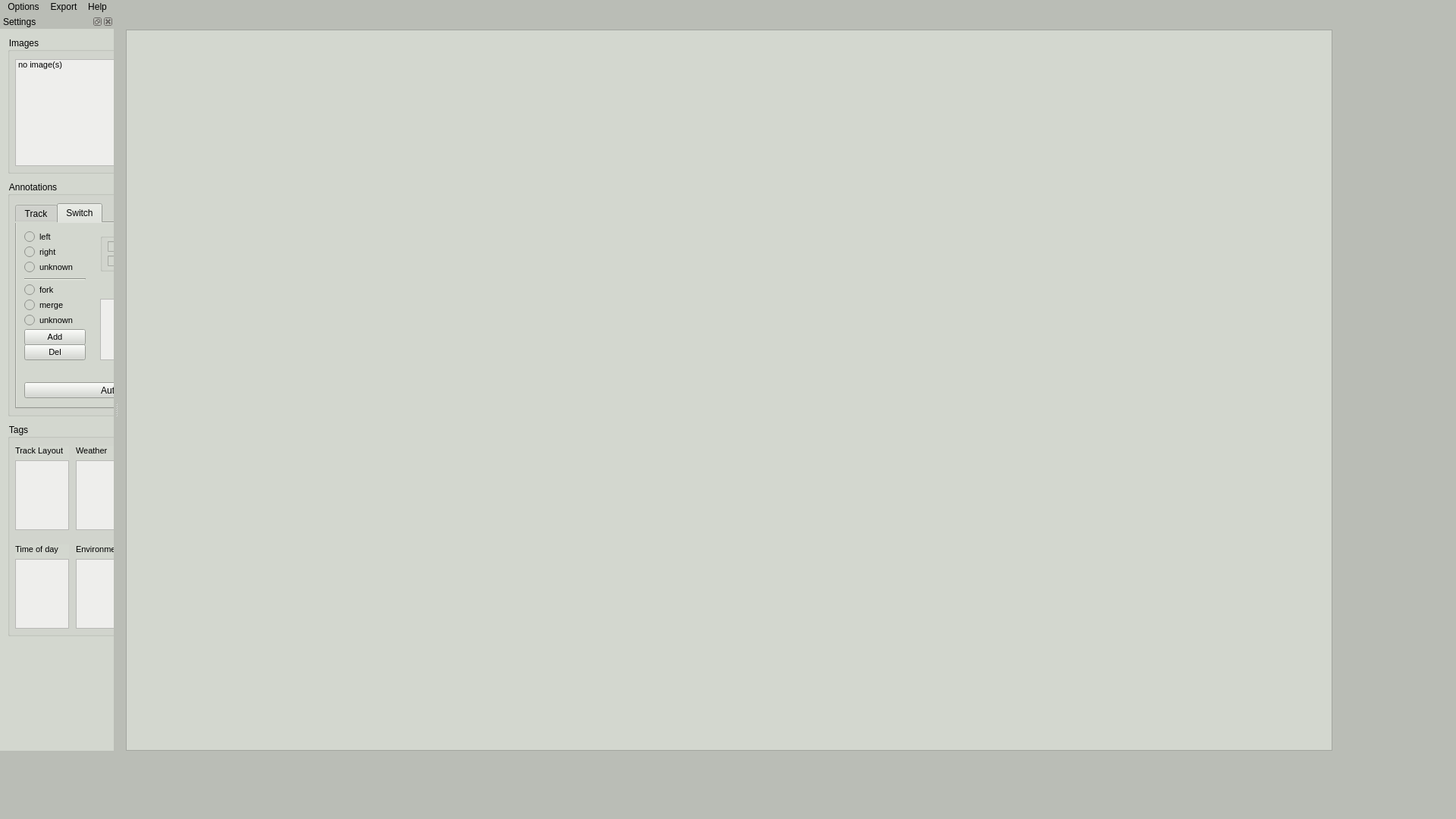
<?xml version="1.0" encoding="UTF-8"?>
<ui version="4.0">
 <class>MainWindow</class>
 <widget class="QMainWindow" name="MainWindow">
  <property name="geometry">
   <rect>
    <x>0</x>
    <y>0</y>
    <width>1920</width>
    <height>1080</height>
   </rect>
  </property>
  <property name="windowTitle">
   <string>testGUI</string>
  </property>
  <property name="styleSheet">
   <string notr="true">background-color: rgb(186, 189, 182);</string>
  </property>
  <property name="dockNestingEnabled">
   <bool>false</bool>
  </property>
  <widget class="QWidget" name="centralwidget">
   <widget class="ImageViewer" name="graphicsView">
    <property name="geometry">
     <rect>
      <x>10</x>
      <y>20</y>
      <width>1591</width>
      <height>951</height>
     </rect>
    </property>
    <property name="styleSheet">
     <string notr="true">border-color: rgb(0, 0, 0);
background-color: rgb(211, 215, 207);</string>
    </property>
    <property name="sizeAdjustPolicy">
     <enum>QAbstractScrollArea::AdjustToContentsOnFirstShow</enum>
    </property>
   </widget>
  </widget>
  <widget class="QMenuBar" name="menubar">
   <property name="geometry">
    <rect>
     <x>0</x>
     <y>0</y>
     <width>1920</width>
     <height>22</height>
    </rect>
   </property>
   <widget class="QMenu" name="menuOptions">
    <property name="title">
     <string>Options</string>
    </property>
    <addaction name="actionLoad_Chunk"/>
    <addaction name="actionLoad_Annotations_Path"/>
    <addaction name="actionLoad_Camera_Path"/>
    <addaction name="actionLoad_Images_Path"/>
    <addaction name="separator"/>
    <addaction name="actionShow_Settings"/>
    <addaction name="separator"/>
    <addaction name="actionExit"/>
   </widget>
   <widget class="QMenu" name="menuHelp">
    <property name="title">
     <string>Help</string>
    </property>
    <addaction name="actionSee_Shortcuts"/>
   </widget>
   <widget class="QMenu" name="menuSegmentation">
    <property name="title">
     <string>Export</string>
    </property>
    <addaction name="actionGenerate_Segmentation_Masks"/>
   </widget>
   <addaction name="menuOptions"/>
   <addaction name="menuSegmentation"/>
   <addaction name="menuHelp"/>
  </widget>
  <widget class="QStatusBar" name="statusbar">
   <widget class="QLabel" name="label_info_mousepos_active">
    <property name="geometry">
     <rect>
      <x>10</x>
      <y>90</y>
      <width>251</width>
      <height>16</height>
     </rect>
    </property>
    <property name="font">
     <font>
      <pointsize>10</pointsize>
     </font>
    </property>
    <property name="text">
     <string>None</string>
    </property>
   </widget>
   <widget class="QLabel" name="label_info_status_active">
    <property name="geometry">
     <rect>
      <x>10</x>
      <y>50</y>
      <width>251</width>
      <height>16</height>
     </rect>
    </property>
    <property name="font">
     <font>
      <pointsize>10</pointsize>
     </font>
    </property>
    <property name="text">
     <string>None</string>
    </property>
   </widget>
  </widget>
  <widget class="QDockWidget" name="dockWidget">
   <property name="enabled">
    <bool>true</bool>
   </property>
   <property name="sizePolicy">
    <sizepolicy hsizetype="Expanding" vsizetype="MinimumExpanding">
     <horstretch>0</horstretch>
     <verstretch>0</verstretch>
    </sizepolicy>
   </property>
   <property name="minimumSize">
    <size>
     <width>150</width>
     <height>150</height>
    </size>
   </property>
   <property name="maximumSize">
    <size>
     <width>1920</width>
     <height>971</height>
    </size>
   </property>
   <property name="palette">
    <palette>
     <active>
      <colorrole role="WindowText">
       <brush brushstyle="SolidPattern">
        <color alpha="255">
         <red>0</red>
         <green>0</green>
         <blue>0</blue>
        </color>
       </brush>
      </colorrole>
      <colorrole role="Button">
       <brush brushstyle="SolidPattern">
        <color alpha="255">
         <red>211</red>
         <green>215</green>
         <blue>207</blue>
        </color>
       </brush>
      </colorrole>
      <colorrole role="Light">
       <brush brushstyle="SolidPattern">
        <color alpha="255">
         <red>255</red>
         <green>51</green>
         <blue>51</blue>
        </color>
       </brush>
      </colorrole>
      <colorrole role="Midlight">
       <brush brushstyle="SolidPattern">
        <color alpha="255">
         <red>229</red>
         <green>25</green>
         <blue>25</blue>
        </color>
       </brush>
      </colorrole>
      <colorrole role="Dark">
       <brush brushstyle="SolidPattern">
        <color alpha="255">
         <red>102</red>
         <green>0</green>
         <blue>0</blue>
        </color>
       </brush>
      </colorrole>
      <colorrole role="Mid">
       <brush brushstyle="SolidPattern">
        <color alpha="255">
         <red>136</red>
         <green>0</green>
         <blue>0</blue>
        </color>
       </brush>
      </colorrole>
      <colorrole role="Text">
       <brush brushstyle="SolidPattern">
        <color alpha="255">
         <red>0</red>
         <green>0</green>
         <blue>0</blue>
        </color>
       </brush>
      </colorrole>
      <colorrole role="BrightText">
       <brush brushstyle="SolidPattern">
        <color alpha="255">
         <red>255</red>
         <green>255</green>
         <blue>255</blue>
        </color>
       </brush>
      </colorrole>
      <colorrole role="ButtonText">
       <brush brushstyle="SolidPattern">
        <color alpha="255">
         <red>0</red>
         <green>0</green>
         <blue>0</blue>
        </color>
       </brush>
      </colorrole>
      <colorrole role="Base">
       <brush brushstyle="SolidPattern">
        <color alpha="255">
         <red>211</red>
         <green>215</green>
         <blue>207</blue>
        </color>
       </brush>
      </colorrole>
      <colorrole role="Window">
       <brush brushstyle="SolidPattern">
        <color alpha="255">
         <red>211</red>
         <green>215</green>
         <blue>207</blue>
        </color>
       </brush>
      </colorrole>
      <colorrole role="Shadow">
       <brush brushstyle="SolidPattern">
        <color alpha="255">
         <red>0</red>
         <green>0</green>
         <blue>0</blue>
        </color>
       </brush>
      </colorrole>
      <colorrole role="AlternateBase">
       <brush brushstyle="SolidPattern">
        <color alpha="255">
         <red>229</red>
         <green>127</green>
         <blue>127</blue>
        </color>
       </brush>
      </colorrole>
      <colorrole role="ToolTipBase">
       <brush brushstyle="SolidPattern">
        <color alpha="255">
         <red>255</red>
         <green>255</green>
         <blue>220</blue>
        </color>
       </brush>
      </colorrole>
      <colorrole role="ToolTipText">
       <brush brushstyle="SolidPattern">
        <color alpha="255">
         <red>0</red>
         <green>0</green>
         <blue>0</blue>
        </color>
       </brush>
      </colorrole>
      <colorrole role="PlaceholderText">
       <brush brushstyle="NoBrush">
        <color alpha="128">
         <red>0</red>
         <green>0</green>
         <blue>0</blue>
        </color>
       </brush>
      </colorrole>
     </active>
     <inactive>
      <colorrole role="WindowText">
       <brush brushstyle="SolidPattern">
        <color alpha="255">
         <red>0</red>
         <green>0</green>
         <blue>0</blue>
        </color>
       </brush>
      </colorrole>
      <colorrole role="Button">
       <brush brushstyle="SolidPattern">
        <color alpha="255">
         <red>211</red>
         <green>215</green>
         <blue>207</blue>
        </color>
       </brush>
      </colorrole>
      <colorrole role="Light">
       <brush brushstyle="SolidPattern">
        <color alpha="255">
         <red>255</red>
         <green>51</green>
         <blue>51</blue>
        </color>
       </brush>
      </colorrole>
      <colorrole role="Midlight">
       <brush brushstyle="SolidPattern">
        <color alpha="255">
         <red>229</red>
         <green>25</green>
         <blue>25</blue>
        </color>
       </brush>
      </colorrole>
      <colorrole role="Dark">
       <brush brushstyle="SolidPattern">
        <color alpha="255">
         <red>102</red>
         <green>0</green>
         <blue>0</blue>
        </color>
       </brush>
      </colorrole>
      <colorrole role="Mid">
       <brush brushstyle="SolidPattern">
        <color alpha="255">
         <red>136</red>
         <green>0</green>
         <blue>0</blue>
        </color>
       </brush>
      </colorrole>
      <colorrole role="Text">
       <brush brushstyle="SolidPattern">
        <color alpha="255">
         <red>0</red>
         <green>0</green>
         <blue>0</blue>
        </color>
       </brush>
      </colorrole>
      <colorrole role="BrightText">
       <brush brushstyle="SolidPattern">
        <color alpha="255">
         <red>255</red>
         <green>255</green>
         <blue>255</blue>
        </color>
       </brush>
      </colorrole>
      <colorrole role="ButtonText">
       <brush brushstyle="SolidPattern">
        <color alpha="255">
         <red>0</red>
         <green>0</green>
         <blue>0</blue>
        </color>
       </brush>
      </colorrole>
      <colorrole role="Base">
       <brush brushstyle="SolidPattern">
        <color alpha="255">
         <red>211</red>
         <green>215</green>
         <blue>207</blue>
        </color>
       </brush>
      </colorrole>
      <colorrole role="Window">
       <brush brushstyle="SolidPattern">
        <color alpha="255">
         <red>211</red>
         <green>215</green>
         <blue>207</blue>
        </color>
       </brush>
      </colorrole>
      <colorrole role="Shadow">
       <brush brushstyle="SolidPattern">
        <color alpha="255">
         <red>0</red>
         <green>0</green>
         <blue>0</blue>
        </color>
       </brush>
      </colorrole>
      <colorrole role="AlternateBase">
       <brush brushstyle="SolidPattern">
        <color alpha="255">
         <red>229</red>
         <green>127</green>
         <blue>127</blue>
        </color>
       </brush>
      </colorrole>
      <colorrole role="ToolTipBase">
       <brush brushstyle="SolidPattern">
        <color alpha="255">
         <red>255</red>
         <green>255</green>
         <blue>220</blue>
        </color>
       </brush>
      </colorrole>
      <colorrole role="ToolTipText">
       <brush brushstyle="SolidPattern">
        <color alpha="255">
         <red>0</red>
         <green>0</green>
         <blue>0</blue>
        </color>
       </brush>
      </colorrole>
      <colorrole role="PlaceholderText">
       <brush brushstyle="NoBrush">
        <color alpha="128">
         <red>0</red>
         <green>0</green>
         <blue>0</blue>
        </color>
       </brush>
      </colorrole>
     </inactive>
     <disabled>
      <colorrole role="WindowText">
       <brush brushstyle="SolidPattern">
        <color alpha="255">
         <red>102</red>
         <green>0</green>
         <blue>0</blue>
        </color>
       </brush>
      </colorrole>
      <colorrole role="Button">
       <brush brushstyle="SolidPattern">
        <color alpha="255">
         <red>211</red>
         <green>215</green>
         <blue>207</blue>
        </color>
       </brush>
      </colorrole>
      <colorrole role="Light">
       <brush brushstyle="SolidPattern">
        <color alpha="255">
         <red>255</red>
         <green>51</green>
         <blue>51</blue>
        </color>
       </brush>
      </colorrole>
      <colorrole role="Midlight">
       <brush brushstyle="SolidPattern">
        <color alpha="255">
         <red>229</red>
         <green>25</green>
         <blue>25</blue>
        </color>
       </brush>
      </colorrole>
      <colorrole role="Dark">
       <brush brushstyle="SolidPattern">
        <color alpha="255">
         <red>102</red>
         <green>0</green>
         <blue>0</blue>
        </color>
       </brush>
      </colorrole>
      <colorrole role="Mid">
       <brush brushstyle="SolidPattern">
        <color alpha="255">
         <red>136</red>
         <green>0</green>
         <blue>0</blue>
        </color>
       </brush>
      </colorrole>
      <colorrole role="Text">
       <brush brushstyle="SolidPattern">
        <color alpha="255">
         <red>102</red>
         <green>0</green>
         <blue>0</blue>
        </color>
       </brush>
      </colorrole>
      <colorrole role="BrightText">
       <brush brushstyle="SolidPattern">
        <color alpha="255">
         <red>255</red>
         <green>255</green>
         <blue>255</blue>
        </color>
       </brush>
      </colorrole>
      <colorrole role="ButtonText">
       <brush brushstyle="SolidPattern">
        <color alpha="255">
         <red>102</red>
         <green>0</green>
         <blue>0</blue>
        </color>
       </brush>
      </colorrole>
      <colorrole role="Base">
       <brush brushstyle="SolidPattern">
        <color alpha="255">
         <red>211</red>
         <green>215</green>
         <blue>207</blue>
        </color>
       </brush>
      </colorrole>
      <colorrole role="Window">
       <brush brushstyle="SolidPattern">
        <color alpha="255">
         <red>211</red>
         <green>215</green>
         <blue>207</blue>
        </color>
       </brush>
      </colorrole>
      <colorrole role="Shadow">
       <brush brushstyle="SolidPattern">
        <color alpha="255">
         <red>0</red>
         <green>0</green>
         <blue>0</blue>
        </color>
       </brush>
      </colorrole>
      <colorrole role="AlternateBase">
       <brush brushstyle="SolidPattern">
        <color alpha="255">
         <red>204</red>
         <green>0</green>
         <blue>0</blue>
        </color>
       </brush>
      </colorrole>
      <colorrole role="ToolTipBase">
       <brush brushstyle="SolidPattern">
        <color alpha="255">
         <red>255</red>
         <green>255</green>
         <blue>220</blue>
        </color>
       </brush>
      </colorrole>
      <colorrole role="ToolTipText">
       <brush brushstyle="SolidPattern">
        <color alpha="255">
         <red>0</red>
         <green>0</green>
         <blue>0</blue>
        </color>
       </brush>
      </colorrole>
      <colorrole role="PlaceholderText">
       <brush brushstyle="NoBrush">
        <color alpha="128">
         <red>0</red>
         <green>0</green>
         <blue>0</blue>
        </color>
       </brush>
      </colorrole>
     </disabled>
    </palette>
   </property>
   <property name="toolTip">
    <string/>
   </property>
   <property name="whatsThis">
    <string/>
   </property>
   <property name="accessibleName">
    <string/>
   </property>
   <property name="accessibleDescription">
    <string>Settings</string>
   </property>
   <property name="autoFillBackground">
    <bool>false</bool>
   </property>
   <property name="styleSheet">
    <string notr="true">background-color: rgb(211, 215, 207);</string>
   </property>
   <property name="floating">
    <bool>false</bool>
   </property>
   <property name="windowTitle">
    <string>Settings</string>
   </property>
   <attribute name="dockWidgetArea">
    <number>1</number>
   </attribute>
   <widget class="QWidget" name="dockWidgetContents">
    <widget class="QGroupBox" name="groupBox_images">
     <property name="geometry">
      <rect>
       <x>10</x>
       <y>10</y>
       <width>271</width>
       <height>181</height>
      </rect>
     </property>
     <property name="minimumSize">
      <size>
       <width>271</width>
       <height>181</height>
      </size>
     </property>
     <property name="title">
      <string>Images</string>
     </property>
     <widget class="QListWidget" name="listWidget_images">
      <property name="geometry">
       <rect>
        <x>10</x>
        <y>30</y>
        <width>251</width>
        <height>141</height>
       </rect>
      </property>
      <property name="focusPolicy">
       <enum>Qt::StrongFocus</enum>
      </property>
      <property name="styleSheet">
       <string notr="true">selection-color: rgb(233, 185, 110);
background-color: rgb(238, 238, 236);</string>
      </property>
      <item>
       <property name="text">
        <string>no image(s)</string>
       </property>
       <property name="font">
        <font>
         <pointsize>8</pointsize>
        </font>
       </property>
      </item>
     </widget>
    </widget>
    <widget class="QGroupBox" name="groupBox_tags">
     <property name="geometry">
      <rect>
       <x>10</x>
       <y>520</y>
       <width>271</width>
       <height>281</height>
      </rect>
     </property>
     <property name="sizePolicy">
      <sizepolicy hsizetype="Preferred" vsizetype="Preferred">
       <horstretch>0</horstretch>
       <verstretch>0</verstretch>
      </sizepolicy>
     </property>
     <property name="minimumSize">
      <size>
       <width>271</width>
       <height>281</height>
      </size>
     </property>
     <property name="layoutDirection">
      <enum>Qt::LeftToRight</enum>
     </property>
     <property name="title">
      <string>Tags</string>
     </property>
     <property name="alignment">
      <set>Qt::AlignLeading|Qt::AlignLeft|Qt::AlignVCenter</set>
     </property>
     <widget class="QWidget" name="widget_track_layout" native="true">
      <property name="geometry">
       <rect>
        <x>10</x>
        <y>30</y>
        <width>71</width>
        <height>111</height>
       </rect>
      </property>
      <property name="sizePolicy">
       <sizepolicy hsizetype="Minimum" vsizetype="Minimum">
        <horstretch>0</horstretch>
        <verstretch>0</verstretch>
       </sizepolicy>
      </property>
      <layout class="QVBoxLayout" name="verticalLayout_track_layout">
       <property name="leftMargin">
        <number>0</number>
       </property>
       <property name="topMargin">
        <number>0</number>
       </property>
       <property name="rightMargin">
        <number>0</number>
       </property>
       <property name="bottomMargin">
        <number>0</number>
       </property>
       <item>
        <widget class="QLabel" name="label_track_layout">
         <property name="font">
          <font>
           <pointsize>8</pointsize>
          </font>
         </property>
         <property name="text">
          <string>Track Layout</string>
         </property>
        </widget>
       </item>
       <item>
        <widget class="QListWidget" name="listWidget_track_layout">
         <property name="styleSheet">
          <string notr="true">selection-color: rgb(233, 185, 110);
background-color: rgb(238, 238, 236);</string>
         </property>
         <property name="verticalScrollBarPolicy">
          <enum>Qt::ScrollBarAlwaysOff</enum>
         </property>
         <property name="horizontalScrollBarPolicy">
          <enum>Qt::ScrollBarAlwaysOff</enum>
         </property>
        </widget>
       </item>
      </layout>
     </widget>
     <widget class="QWidget" name="widget_weather" native="true">
      <property name="geometry">
       <rect>
        <x>90</x>
        <y>30</y>
        <width>71</width>
        <height>111</height>
       </rect>
      </property>
      <property name="sizePolicy">
       <sizepolicy hsizetype="Minimum" vsizetype="Preferred">
        <horstretch>0</horstretch>
        <verstretch>0</verstretch>
       </sizepolicy>
      </property>
      <property name="layoutDirection">
       <enum>Qt::LeftToRight</enum>
      </property>
      <layout class="QVBoxLayout" name="verticalLayout_weather">
       <property name="leftMargin">
        <number>0</number>
       </property>
       <property name="topMargin">
        <number>0</number>
       </property>
       <property name="rightMargin">
        <number>0</number>
       </property>
       <property name="bottomMargin">
        <number>0</number>
       </property>
       <item>
        <widget class="QLabel" name="label_weather">
         <property name="font">
          <font>
           <pointsize>8</pointsize>
          </font>
         </property>
         <property name="text">
          <string>Weather</string>
         </property>
         <property name="alignment">
          <set>Qt::AlignLeading|Qt::AlignLeft|Qt::AlignVCenter</set>
         </property>
        </widget>
       </item>
       <item>
        <widget class="QListWidget" name="listWidget_weather">
         <property name="styleSheet">
          <string notr="true">background-color: rgb(238, 238, 236);selection-color: rgb(233, 185, 110);</string>
         </property>
         <property name="verticalScrollBarPolicy">
          <enum>Qt::ScrollBarAlwaysOff</enum>
         </property>
         <property name="horizontalScrollBarPolicy">
          <enum>Qt::ScrollBarAlwaysOff</enum>
         </property>
         <property name="sizeAdjustPolicy">
          <enum>QAbstractScrollArea::AdjustIgnored</enum>
         </property>
        </widget>
       </item>
      </layout>
     </widget>
     <widget class="QWidget" name="widget_light" native="true">
      <property name="geometry">
       <rect>
        <x>170</x>
        <y>30</y>
        <width>71</width>
        <height>111</height>
       </rect>
      </property>
      <property name="sizePolicy">
       <sizepolicy hsizetype="Minimum" vsizetype="Preferred">
        <horstretch>0</horstretch>
        <verstretch>0</verstretch>
       </sizepolicy>
      </property>
      <layout class="QVBoxLayout" name="verticalLayout_light">
       <property name="leftMargin">
        <number>0</number>
       </property>
       <property name="topMargin">
        <number>0</number>
       </property>
       <property name="rightMargin">
        <number>0</number>
       </property>
       <property name="bottomMargin">
        <number>0</number>
       </property>
       <item>
        <widget class="QLabel" name="label_light">
         <property name="font">
          <font>
           <pointsize>8</pointsize>
          </font>
         </property>
         <property name="text">
          <string>Light</string>
         </property>
         <property name="alignment">
          <set>Qt::AlignLeading|Qt::AlignLeft|Qt::AlignVCenter</set>
         </property>
        </widget>
       </item>
       <item>
        <widget class="QListWidget" name="listWidget_light">
         <property name="styleSheet">
          <string notr="true">background-color: rgb(238, 238, 236);selection-color: rgb(233, 185, 110);</string>
         </property>
         <property name="verticalScrollBarPolicy">
          <enum>Qt::ScrollBarAlwaysOff</enum>
         </property>
         <property name="horizontalScrollBarPolicy">
          <enum>Qt::ScrollBarAlwaysOff</enum>
         </property>
        </widget>
       </item>
      </layout>
     </widget>
     <widget class="QWidget" name="widget_tod" native="true">
      <property name="geometry">
       <rect>
        <x>10</x>
        <y>160</y>
        <width>71</width>
        <height>111</height>
       </rect>
      </property>
      <property name="sizePolicy">
       <sizepolicy hsizetype="Minimum" vsizetype="Preferred">
        <horstretch>0</horstretch>
        <verstretch>0</verstretch>
       </sizepolicy>
      </property>
      <layout class="QVBoxLayout" name="verticalLayout_tod">
       <property name="leftMargin">
        <number>0</number>
       </property>
       <property name="topMargin">
        <number>0</number>
       </property>
       <property name="rightMargin">
        <number>0</number>
       </property>
       <property name="bottomMargin">
        <number>0</number>
       </property>
       <item>
        <widget class="QLabel" name="label_tod">
         <property name="font">
          <font>
           <pointsize>8</pointsize>
          </font>
         </property>
         <property name="text">
          <string>Time of day</string>
         </property>
         <property name="alignment">
          <set>Qt::AlignLeading|Qt::AlignLeft|Qt::AlignVCenter</set>
         </property>
        </widget>
       </item>
       <item>
        <widget class="QListWidget" name="listWidget_tod">
         <property name="styleSheet">
          <string notr="true">background-color: rgb(238, 238, 236);selection-color: rgb(233, 185, 110);</string>
         </property>
         <property name="verticalScrollBarPolicy">
          <enum>Qt::ScrollBarAlwaysOff</enum>
         </property>
         <property name="horizontalScrollBarPolicy">
          <enum>Qt::ScrollBarAlwaysOff</enum>
         </property>
        </widget>
       </item>
      </layout>
     </widget>
     <widget class="QWidget" name="widget_environment" native="true">
      <property name="geometry">
       <rect>
        <x>90</x>
        <y>160</y>
        <width>71</width>
        <height>111</height>
       </rect>
      </property>
      <property name="sizePolicy">
       <sizepolicy hsizetype="Minimum" vsizetype="Preferred">
        <horstretch>0</horstretch>
        <verstretch>0</verstretch>
       </sizepolicy>
      </property>
      <layout class="QVBoxLayout" name="verticalLayout_environment">
       <property name="leftMargin">
        <number>0</number>
       </property>
       <property name="topMargin">
        <number>0</number>
       </property>
       <property name="rightMargin">
        <number>0</number>
       </property>
       <property name="bottomMargin">
        <number>0</number>
       </property>
       <item>
        <widget class="QLabel" name="label_environment">
         <property name="font">
          <font>
           <pointsize>8</pointsize>
          </font>
         </property>
         <property name="text">
          <string>Environment</string>
         </property>
         <property name="alignment">
          <set>Qt::AlignLeading|Qt::AlignLeft|Qt::AlignVCenter</set>
         </property>
        </widget>
       </item>
       <item>
        <widget class="QListWidget" name="listWidget_environment">
         <property name="styleSheet">
          <string notr="true">background-color: rgb(238, 238, 236);selection-color: rgb(233, 185, 110);</string>
         </property>
         <property name="verticalScrollBarPolicy">
          <enum>Qt::ScrollBarAlwaysOff</enum>
         </property>
         <property name="horizontalScrollBarPolicy">
          <enum>Qt::ScrollBarAlwaysOff</enum>
         </property>
        </widget>
       </item>
      </layout>
     </widget>
     <widget class="QWidget" name="widget_additional" native="true">
      <property name="geometry">
       <rect>
        <x>170</x>
        <y>160</y>
        <width>71</width>
        <height>111</height>
       </rect>
      </property>
      <property name="sizePolicy">
       <sizepolicy hsizetype="Minimum" vsizetype="Preferred">
        <horstretch>0</horstretch>
        <verstretch>0</verstretch>
       </sizepolicy>
      </property>
      <layout class="QVBoxLayout" name="verticalLayout_additional">
       <property name="leftMargin">
        <number>0</number>
       </property>
       <property name="topMargin">
        <number>0</number>
       </property>
       <property name="rightMargin">
        <number>0</number>
       </property>
       <property name="bottomMargin">
        <number>0</number>
       </property>
       <item>
        <widget class="QLabel" name="label_additional">
         <property name="font">
          <font>
           <pointsize>8</pointsize>
          </font>
         </property>
         <property name="text">
          <string>Additional</string>
         </property>
         <property name="alignment">
          <set>Qt::AlignLeading|Qt::AlignLeft|Qt::AlignVCenter</set>
         </property>
        </widget>
       </item>
       <item>
        <widget class="QListWidget" name="listWidget_additional">
         <property name="styleSheet">
          <string notr="true">background-color: rgb(238, 238, 236);selection-color: rgb(233, 185, 110);</string>
         </property>
         <property name="verticalScrollBarPolicy">
          <enum>Qt::ScrollBarAlwaysOff</enum>
         </property>
         <property name="horizontalScrollBarPolicy">
          <enum>Qt::ScrollBarAlwaysOff</enum>
         </property>
        </widget>
       </item>
      </layout>
     </widget>
    </widget>
    <widget class="QGroupBox" name="groupBox_annotations">
     <property name="geometry">
      <rect>
       <x>10</x>
       <y>200</y>
       <width>271</width>
       <height>311</height>
      </rect>
     </property>
     <property name="minimumSize">
      <size>
       <width>271</width>
       <height>311</height>
      </size>
     </property>
     <property name="title">
      <string>Annotations</string>
     </property>
     <widget class="QTabWidget" name="tabWidget">
      <property name="geometry">
       <rect>
        <x>10</x>
        <y>30</y>
        <width>251</width>
        <height>271</height>
       </rect>
      </property>
      <property name="currentIndex">
       <number>1</number>
      </property>
      <widget class="QWidget" name="tab">
       <attribute name="title">
        <string>Track</string>
       </attribute>
       <widget class="QPushButton" name="pushButton_add_track">
        <property name="geometry">
         <rect>
          <x>10</x>
          <y>140</y>
          <width>81</width>
          <height>21</height>
         </rect>
        </property>
        <property name="font">
         <font>
          <pointsize>8</pointsize>
         </font>
        </property>
        <property name="text">
         <string>Add</string>
        </property>
       </widget>
       <widget class="QPushButton" name="pushButton_del_track">
        <property name="geometry">
         <rect>
          <x>10</x>
          <y>160</y>
          <width>81</width>
          <height>21</height>
         </rect>
        </property>
        <property name="font">
         <font>
          <pointsize>8</pointsize>
         </font>
        </property>
        <property name="text">
         <string>Del</string>
        </property>
       </widget>
       <widget class="QPushButton" name="pushButton_track_auto">
        <property name="geometry">
         <rect>
          <x>10</x>
          <y>210</y>
          <width>227</width>
          <height>21</height>
         </rect>
        </property>
        <property name="text">
         <string>Auto</string>
        </property>
       </widget>
       <widget class="QRadioButton" name="radioTRight">
        <property name="geometry">
         <rect>
          <x>10</x>
          <y>30</y>
          <width>51</width>
          <height>16</height>
         </rect>
        </property>
        <property name="font">
         <font>
          <pointsize>8</pointsize>
         </font>
        </property>
        <property name="text">
         <string>right</string>
        </property>
       </widget>
       <widget class="QRadioButton" name="radioTLeft">
        <property name="geometry">
         <rect>
          <x>10</x>
          <y>10</y>
          <width>41</width>
          <height>16</height>
         </rect>
        </property>
        <property name="font">
         <font>
          <pointsize>8</pointsize>
         </font>
        </property>
        <property name="text">
         <string>left</string>
        </property>
       </widget>
       <widget class="QRadioButton" name="radioTEgo">
        <property name="geometry">
         <rect>
          <x>10</x>
          <y>50</y>
          <width>41</width>
          <height>16</height>
         </rect>
        </property>
        <property name="font">
         <font>
          <pointsize>8</pointsize>
         </font>
        </property>
        <property name="text">
         <string>ego</string>
        </property>
       </widget>
       <widget class="QListWidget" name="listWidget_active_tracks">
        <property name="geometry">
         <rect>
          <x>110</x>
          <y>100</y>
          <width>131</width>
          <height>81</height>
         </rect>
        </property>
        <property name="styleSheet">
         <string notr="true">background-color: rgb(238, 238, 236);selection-color: rgb(233, 185, 110);</string>
        </property>
       </widget>
       <widget class="QLabel" name="label_track">
        <property name="geometry">
         <rect>
          <x>110</x>
          <y>80</y>
          <width>131</width>
          <height>20</height>
         </rect>
        </property>
        <property name="font">
         <font>
          <pointsize>8</pointsize>
         </font>
        </property>
        <property name="text">
         <string>Active Tracks</string>
        </property>
        <property name="alignment">
         <set>Qt::AlignCenter</set>
        </property>
       </widget>
       <widget class="QGroupBox" name="groupBox_track_draw">
        <property name="geometry">
         <rect>
          <x>110</x>
          <y>0</y>
          <width>131</width>
          <height>64</height>
         </rect>
        </property>
        <property name="font">
         <font>
          <pointsize>8</pointsize>
         </font>
        </property>
        <property name="title">
         <string>Track Drawing</string>
        </property>
        <property name="alignment">
         <set>Qt::AlignCenter</set>
        </property>
        <widget class="QCheckBox" name="checkBox_track_marks">
         <property name="geometry">
          <rect>
           <x>10</x>
           <y>20</y>
           <width>61</width>
           <height>23</height>
          </rect>
         </property>
         <property name="font">
          <font>
           <pointsize>8</pointsize>
          </font>
         </property>
         <property name="text">
          <string>marks</string>
         </property>
        </widget>
        <widget class="QCheckBox" name="checkBox_track_grid">
         <property name="geometry">
          <rect>
           <x>70</x>
           <y>20</y>
           <width>41</width>
           <height>23</height>
          </rect>
         </property>
         <property name="font">
          <font>
           <pointsize>8</pointsize>
          </font>
         </property>
         <property name="text">
          <string>grid</string>
         </property>
        </widget>
        <widget class="QCheckBox" name="checkBox_track_fill">
         <property name="geometry">
          <rect>
           <x>10</x>
           <y>40</y>
           <width>41</width>
           <height>23</height>
          </rect>
         </property>
         <property name="font">
          <font>
           <pointsize>8</pointsize>
          </font>
         </property>
         <property name="text">
          <string>fill</string>
         </property>
        </widget>
        <widget class="QCheckBox" name="checkBox_track_splines">
         <property name="geometry">
          <rect>
           <x>70</x>
           <y>40</y>
           <width>58</width>
           <height>23</height>
          </rect>
         </property>
         <property name="font">
          <font>
           <pointsize>8</pointsize>
          </font>
         </property>
         <property name="text">
          <string>splines</string>
         </property>
        </widget>
       </widget>
       <widget class="Line" name="line_2">
        <property name="geometry">
         <rect>
          <x>10</x>
          <y>73</y>
          <width>81</width>
          <height>3</height>
         </rect>
        </property>
        <property name="orientation">
         <enum>Qt::Horizontal</enum>
        </property>
       </widget>
       <zorder>pushButton_track_auto</zorder>
       <zorder>pushButton_add_track</zorder>
       <zorder>pushButton_del_track</zorder>
       <zorder>radioTRight</zorder>
       <zorder>radioTLeft</zorder>
       <zorder>radioTEgo</zorder>
       <zorder>listWidget_active_tracks</zorder>
       <zorder>label_track</zorder>
       <zorder>groupBox_track_draw</zorder>
       <zorder>line_2</zorder>
      </widget>
      <widget class="QWidget" name="tab_2">
       <attribute name="title">
        <string>Switch</string>
       </attribute>
       <widget class="QPushButton" name="pushButton_add_switch">
        <property name="geometry">
         <rect>
          <x>10</x>
          <y>140</y>
          <width>81</width>
          <height>21</height>
         </rect>
        </property>
        <property name="font">
         <font>
          <pointsize>8</pointsize>
         </font>
        </property>
        <property name="text">
         <string>Add</string>
        </property>
       </widget>
       <widget class="QLabel" name="label_switch">
        <property name="geometry">
         <rect>
          <x>110</x>
          <y>80</y>
          <width>131</width>
          <height>20</height>
         </rect>
        </property>
        <property name="font">
         <font>
          <pointsize>8</pointsize>
         </font>
        </property>
        <property name="text">
         <string>Active Switches</string>
        </property>
        <property name="alignment">
         <set>Qt::AlignCenter</set>
        </property>
       </widget>
       <widget class="QListWidget" name="listWidget_active_switches">
        <property name="geometry">
         <rect>
          <x>110</x>
          <y>100</y>
          <width>131</width>
          <height>81</height>
         </rect>
        </property>
        <property name="styleSheet">
         <string notr="true">selection-color: rgb(233, 185, 110);
background-color: rgb(238, 238, 236);</string>
        </property>
       </widget>
       <widget class="QRadioButton" name="radioSFork">
        <property name="geometry">
         <rect>
          <x>10</x>
          <y>80</y>
          <width>41</width>
          <height>16</height>
         </rect>
        </property>
        <property name="font">
         <font>
          <pointsize>8</pointsize>
         </font>
        </property>
        <property name="text">
         <string>fork</string>
        </property>
        <attribute name="buttonGroup">
         <string notr="true">buttonGroup</string>
        </attribute>
       </widget>
       <widget class="QGroupBox" name="groupBox_switch_draw">
        <property name="geometry">
         <rect>
          <x>110</x>
          <y>0</y>
          <width>131</width>
          <height>64</height>
         </rect>
        </property>
        <property name="font">
         <font>
          <pointsize>8</pointsize>
         </font>
        </property>
        <property name="title">
         <string>Switch Drawing</string>
        </property>
        <property name="alignment">
         <set>Qt::AlignCenter</set>
        </property>
        <widget class="QCheckBox" name="checkBox_switch_marks">
         <property name="geometry">
          <rect>
           <x>10</x>
           <y>20</y>
           <width>61</width>
           <height>23</height>
          </rect>
         </property>
         <property name="font">
          <font>
           <pointsize>8</pointsize>
          </font>
         </property>
         <property name="text">
          <string>marks</string>
         </property>
        </widget>
        <widget class="QCheckBox" name="checkBox_switch_box">
         <property name="geometry">
          <rect>
           <x>70</x>
           <y>20</y>
           <width>41</width>
           <height>23</height>
          </rect>
         </property>
         <property name="font">
          <font>
           <pointsize>8</pointsize>
          </font>
         </property>
         <property name="text">
          <string>box</string>
         </property>
        </widget>
        <widget class="QCheckBox" name="checkBox_switch_text">
         <property name="geometry">
          <rect>
           <x>10</x>
           <y>40</y>
           <width>41</width>
           <height>21</height>
          </rect>
         </property>
         <property name="font">
          <font>
           <pointsize>8</pointsize>
          </font>
         </property>
         <property name="text">
          <string>text</string>
         </property>
        </widget>
       </widget>
       <widget class="QRadioButton" name="radioSLeft">
        <property name="geometry">
         <rect>
          <x>10</x>
          <y>10</y>
          <width>41</width>
          <height>16</height>
         </rect>
        </property>
        <property name="font">
         <font>
          <pointsize>8</pointsize>
         </font>
        </property>
        <property name="text">
         <string>left</string>
        </property>
        <attribute name="buttonGroup">
         <string notr="true">buttonGroup_2</string>
        </attribute>
       </widget>
       <widget class="QPushButton" name="pushButton_del_switch">
        <property name="geometry">
         <rect>
          <x>10</x>
          <y>160</y>
          <width>81</width>
          <height>21</height>
         </rect>
        </property>
        <property name="font">
         <font>
          <pointsize>8</pointsize>
         </font>
        </property>
        <property name="text">
         <string>Del</string>
        </property>
       </widget>
       <widget class="QRadioButton" name="radioSRight">
        <property name="geometry">
         <rect>
          <x>10</x>
          <y>30</y>
          <width>51</width>
          <height>16</height>
         </rect>
        </property>
        <property name="font">
         <font>
          <pointsize>8</pointsize>
         </font>
        </property>
        <property name="text">
         <string>right</string>
        </property>
        <attribute name="buttonGroup">
         <string notr="true">buttonGroup_2</string>
        </attribute>
       </widget>
       <widget class="QRadioButton" name="radioSMerge">
        <property name="geometry">
         <rect>
          <x>10</x>
          <y>100</y>
          <width>61</width>
          <height>16</height>
         </rect>
        </property>
        <property name="font">
         <font>
          <pointsize>8</pointsize>
         </font>
        </property>
        <property name="text">
         <string>merge</string>
        </property>
        <attribute name="buttonGroup">
         <string notr="true">buttonGroup</string>
        </attribute>
       </widget>
       <widget class="QRadioButton" name="radioSunknownLR">
        <property name="geometry">
         <rect>
          <x>10</x>
          <y>50</y>
          <width>71</width>
          <height>16</height>
         </rect>
        </property>
        <property name="font">
         <font>
          <pointsize>8</pointsize>
         </font>
        </property>
        <property name="text">
         <string>unknown</string>
        </property>
        <attribute name="buttonGroup">
         <string notr="true">buttonGroup_2</string>
        </attribute>
       </widget>
       <widget class="QRadioButton" name="radioSunknownFM">
        <property name="geometry">
         <rect>
          <x>10</x>
          <y>120</y>
          <width>71</width>
          <height>16</height>
         </rect>
        </property>
        <property name="font">
         <font>
          <pointsize>8</pointsize>
         </font>
        </property>
        <property name="text">
         <string>unknown</string>
        </property>
        <attribute name="buttonGroup">
         <string notr="true">buttonGroup</string>
        </attribute>
       </widget>
       <widget class="Line" name="line">
        <property name="geometry">
         <rect>
          <x>10</x>
          <y>73</y>
          <width>81</width>
          <height>3</height>
         </rect>
        </property>
        <property name="orientation">
         <enum>Qt::Horizontal</enum>
        </property>
       </widget>
       <widget class="QPushButton" name="pushButton_switch_auto">
        <property name="geometry">
         <rect>
          <x>10</x>
          <y>210</y>
          <width>227</width>
          <height>21</height>
         </rect>
        </property>
        <property name="text">
         <string>Auto</string>
        </property>
       </widget>
      </widget>
     </widget>
    </widget>
   </widget>
  </widget>
  <action name="actionShow_Settings">
   <property name="text">
    <string>Show Settings</string>
   </property>
  </action>
  <action name="actionLoad_Images_Path">
   <property name="text">
    <string>Load Images Path</string>
   </property>
  </action>
  <action name="actionLoad_Annotations_Path">
   <property name="text">
    <string>Load Annotations Path</string>
   </property>
  </action>
  <action name="actionExit">
   <property name="text">
    <string>Exit</string>
   </property>
  </action>
  <action name="actionLoad_Camera_Path">
   <property name="text">
    <string>Load Camera Path</string>
   </property>
  </action>
  <action name="actionSee_Shortcuts">
   <property name="text">
    <string>See Shortcuts</string>
   </property>
  </action>
  <action name="actionLoad_Chunk">
   <property name="text">
    <string>Load Chunk</string>
   </property>
  </action>
  <action name="actionGenerate_Segmentation_Masks">
   <property name="text">
    <string>Generate Segmentation Masks and YOLO Labels</string>
   </property>
  </action>
 </widget>
 <customwidgets>
  <customwidget>
   <class>ImageViewer</class>
   <extends>QGraphicsView</extends>
   <header>image_viewer</header>
  </customwidget>
 </customwidgets>
 <resources/>
 <connections/>
 <buttongroups>
  <buttongroup name="buttonGroup_2"/>
  <buttongroup name="buttonGroup"/>
 </buttongroups>
</ui>
